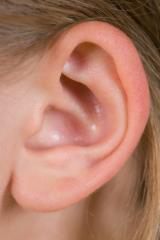
#> input picture Lab8/s1.png, 160 x 240 px, found by its file name
$ python Zad2_2.py
#> lines starting #> are read from the running program, lines starting #| are printed output that depends on the picture; after the words box and inside, x2 and y2 are one past the last pixel; in counts of white or black regions, pixels touching at a corner belong together
import copy
import numpy as np
import cv2 as cv
from scipy import spatial
from math import isclose
import imgaug.augmenters as iaa
import matplotlib.pyplot as plt


# Functions
def get_middle(point_a, point_b):
    return (int((point_a[0] + point_b[0]) / 2), int((point_a[1] + point_b[1]) / 2))


def get_orthogonal(point_a, point_b):
    xdif = point_a[0] - point_b[0]
    ydif = point_a[1] - point_b[1]
    point_c = (int(point_b[0] - ydif), int(point_b[1] + xdif))
    point_d = (int(point_b[0] + ydif), int(point_b[1] - xdif))
    return point_c, point_d


def get_coef(a, b):
    k = (a[1] - b[1]) / (a[0] - b[0])
    b = a[1] - int(k * a[0])
    return k, b


def find_inters_points(points, k, b):
    found = []
    for point in points:
        if isclose(point[1], k * point[0] + b, abs_tol=1):
            found.append(point)
    return found


def find_inters_points2(img, x, k, b, prev, step=1):
    found = []
    x = x + step
    y = int(x * k + b)
    while 0 < x < img.shape[1] and 0 < y < img.shape[0]:
        if img[y, x] == prev:
            prev = img[y, x]
            x = x + step
            y = int(x * k + b)
        else:
            break
    found.append((x, y))
    return found

img = cv.imread('Lab8/s1.png')
#> img is the input picture: shape (240, 160, 3); mean B, G, R 104.4, 124.5, 177.5
hsv = cv.cvtColor(img, cv.COLOR_BGR2HSV)
#> hsv: shape (240, 160, 3); mean H, S, V 9.4, 111.5, 177.5

lower_blue = np.array([0, 60, 180])
upper_blue = np.array([20, 140, 255])

mask = cv.inRange(hsv, lower_blue, upper_blue)
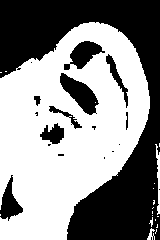
#> mask: shape (240, 160); 55.5% white; 19 black regions (10 under 20 px), largest, box (x1, y1, x2, y2) and area: (0, 0, 160, 240) 14376, (60, 73, 99, 115) 769, (64, 41, 105, 70) 583

mask2 = cv.morphologyEx(mask, cv.MORPH_OPEN, cv.getStructuringElement(cv.MORPH_ELLIPSE, (4, 4)), iterations=2)
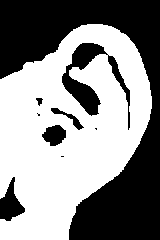
#> mask2: shape (240, 160); 55% white; 9 black regions (3 under 20 px), largest, box (x1, y1, x2, y2) and area: (0, 0, 160, 240) 14450, (62, 43, 130, 130) 1688, (0, 177, 25, 221) 568, (42, 125, 66, 146) 351, (51, 108, 84, 130) 169, (36, 98, 43, 106) 33
mask2 = cv.morphologyEx(mask2, cv.MORPH_DILATE, cv.getStructuringElement(cv.MORPH_ELLIPSE, (8, 8)), iterations=3)
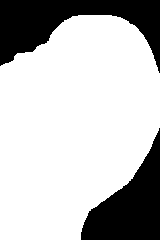
#> mask2: shape (240, 160); 74.5% white; 2 black regions, box (x1, y1, x2, y2) and area: (0, 0, 160, 73) 5367, (81, 128, 160, 240) 4406
cv.imwrite("Lab8/mask.png", mask2)
img2 = img.copy()

for i in range(3):
    img2[:, :, i] *= mask2
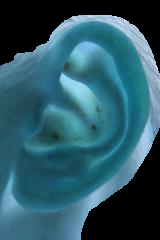
#> img2: shape (240, 160, 3); mean B, G, R 102.2, 88.5, 44.2
cv.imwrite("Lab8/s2.png", img2)
img2_g = cv.cvtColor(img2, cv.COLOR_BGR2GRAY)
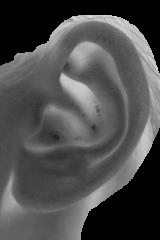
#> img2_g: shape (240, 160); min 0, max 221, mean 76.8

#> (the run stopped early here; a loop or call above may not have finished)
